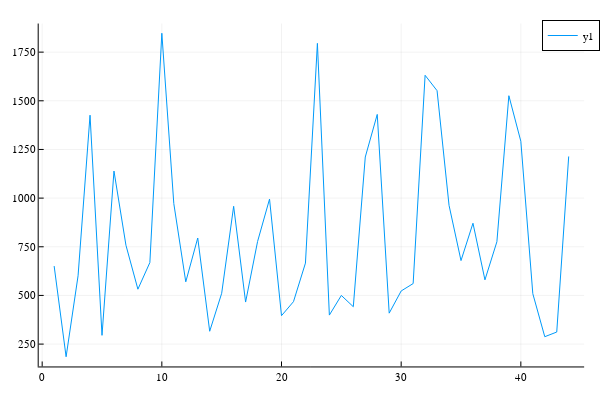

Notebook code cell kept with this figure:
### Code cell
plot(bw_infections.Column2)

### Figure 1 — Plotly figure (JSON) as saved in the notebook; plotly's stock layout.template omitted (floating-point values rounded to 4 significant figures)
{"data": [{"colorbar": {"title": {"text": ""}}, "legendgroup": "y1", "line": {"color": "rgba(0, 154, 250, 1.000)", "dash": "solid", "shape": "linear", "width": 1}, "mode": "lines", "name": "y1", "showlegend": true, "type": "scatter", "x": [1, 2, 3, 4, 5, 6, 7, 8, 9, 10, 11, 12, 13, 14, 15, 16, 17, 18, 19, 20, 21, 22, 23, 24, 25, 26, 27, 28, 29, 30, 31, 32, 33, 34, 35, 36, 37, 38, 39, 40, 41, 42, 43, 44], "xaxis": "x", "y": [651, 185, 601, 1426, 295, 1139, 758, 532, 669, 1847, 972, 570, 795, 316, 511, 958, 466, 777, 995, 396, 468, 666, 1795, 399, 500, 442, 1211, 1430, 409, 523, 561, 1631, 1552, 963, 679, 871, 580, 776, 1526, 1292, 509, 288, 312, 1214], "yaxis": "y", "zmax": null, "zmin": null}], "layout": {"annotations": [], "height": 400, "legend": {"bgcolor": "rgba(255, 255, 255, 1.000)", "bordercolor": "rgba(0, 0, 0, 1)", "borderwidth": 1, "font": {"color": "rgba(0, 0, 0, 1)", "family": "sans-serif", "size": 11}, "tracegroupgap": 0, "traceorder": "normal", "x": 1.02, "xanchor": "auto", "y": 1, "yanchor": "auto"}, "margin": {"b": 20, "l": 0, "r": 0, "t": 20}, "paper_bgcolor": "rgba(255, 255, 255, 1.000)", "plot_bgcolor": "rgba(255, 255, 255, 1.000)", "showlegend": true, "width": 600, "xaxis": {"anchor": "y", "domain": [0.06582, 0.9934], "gridcolor": "rgba(0, 0, 0, 0.1)", "gridwidth": 0.5, "linecolor": "rgba(0, 0, 0, 1)", "mirror": false, "range": [-0.29, 45.29], "showgrid": true, "showline": true, "showticklabels": true, "tickangle": 0, "tickcolor": "rgb(0, 0, 0)", "tickfont": {"color": "rgba(0, 0, 0, 1)", "family": "sans-serif", "size": 11}, "tickmode": "array", "ticks": "inside", "ticktext": ["0", "10", "20", "30", "40"], "tickvals": [0, 10, 20, 30, 40], "title": {"font": {"color": "rgba(0, 0, 0, 1)", "family": "sans-serif", "size": 15}, "text": ""}, "type": "linear", "visible": true, "zeroline": false, "zerolinecolor": "rgba(0, 0, 0, 1)"}, "yaxis": {"anchor": "x", "domain": [0.03762, 0.9902], "gridcolor": "rgba(0, 0, 0, 0.1)", "gridwidth": 0.5, "linecolor": "rgba(0, 0, 0, 1)", "mirror": false, "range": [135.1, 1897.0], "showgrid": true, "showline": true, "showticklabels": true, "tickangle": 0, "tickcolor": "rgb(0, 0, 0)", "tickfont": {"color": "rgba(0, 0, 0, 1)", "family": "sans-serif", "size": 11}, "tickmode": "array", "ticks": "inside", "ticktext": ["250", "500", "750", "1000", "1250", "1500", "1750"], "tickvals": [250, 500, 750, 1000, 1250, 1500, 1750], "title": {"font": {"color": "rgba(0, 0, 0, 1)", "family": "sans-serif", "size": 15}, "text": ""}, "type": "linear", "visible": true, "zeroline": false, "zerolinecolor": "rgba(0, 0, 0, 1)"}}}
